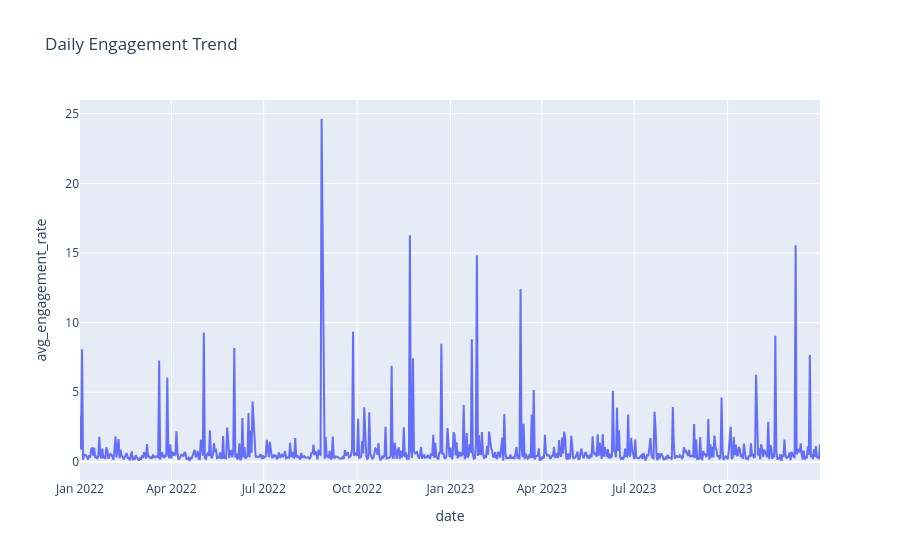

Notebook code for this chart:
### Code cell
# interactive linechart

daily = df.groupby(df['posted_at'].dt.date)['engagement_rate'].mean().reset_index()
daily.columns = ['date', 'avg_engagement_rate']

fig = px.line(daily, x='date',y='avg_engagement_rate', title='Daily Engagement Trend')

fig.show()

### Figure 1 — Plotly figure (JSON) as saved in the notebook; plotly's stock layout.template omitted (floating-point values rounded to 4 significant figures; data arrays with more than 128 entries replaced by an {"elided": "..."} marker saying what was removed)
{"data": [{"hovertemplate": "date=%{x}<br>avg_engagement_rate=%{y}<extra></extra>", "legendgroup": "", "line": {"color": "#636efa", "dash": "solid"}, "marker": {"symbol": "circle"}, "mode": "lines", "name": "", "orientation": "v", "showlegend": false, "type": "scatter", "x": {"elided": "729 str values"}, "xaxis": "x", "y": {"elided": "729 float values"}, "yaxis": "y"}], "layout": {"legend": {"tracegroupgap": 0}, "title": {"text": "Daily Engagement Trend"}, "xaxis": {"anchor": "y", "domain": [0, 1], "title": {"text": "date"}}, "yaxis": {"anchor": "x", "domain": [0, 1], "title": {"text": "avg_engagement_rate"}}}}
